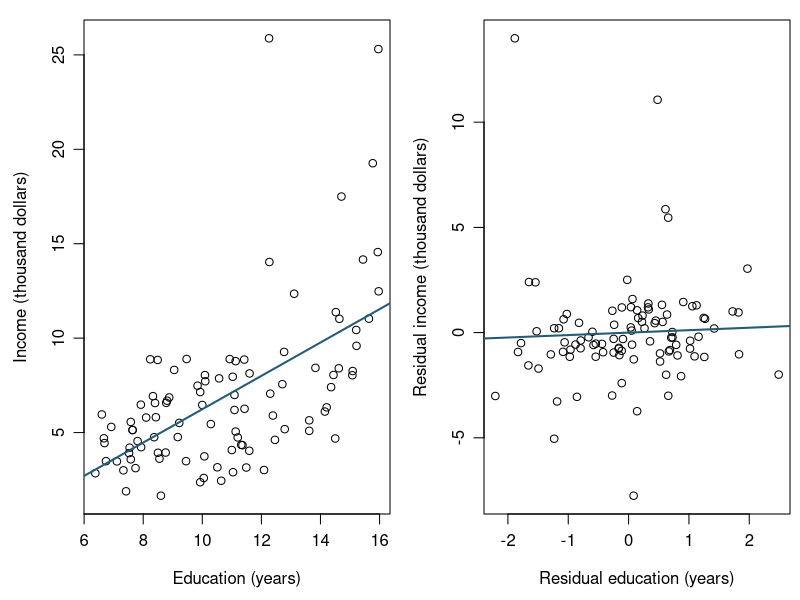
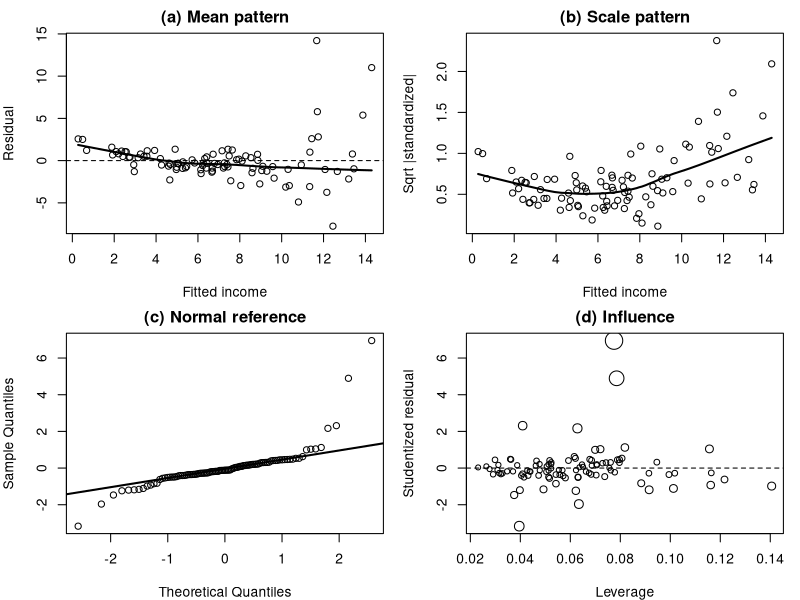
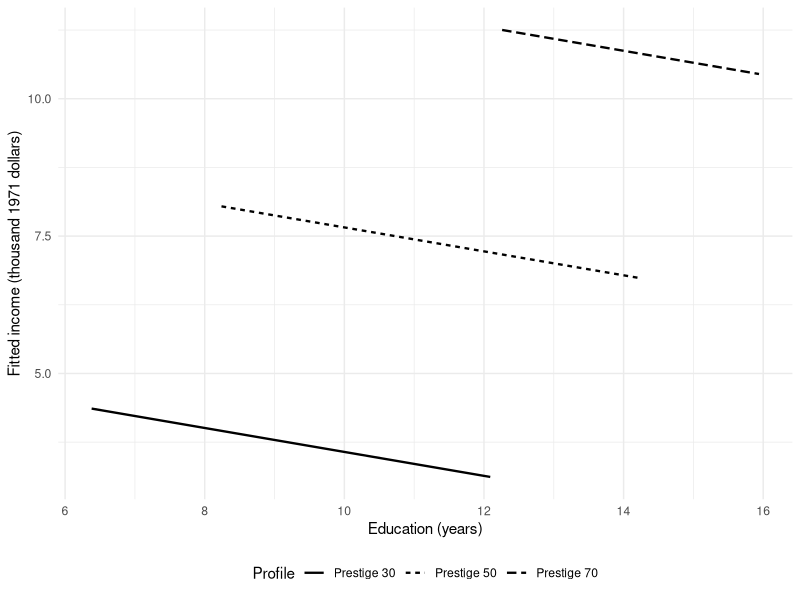
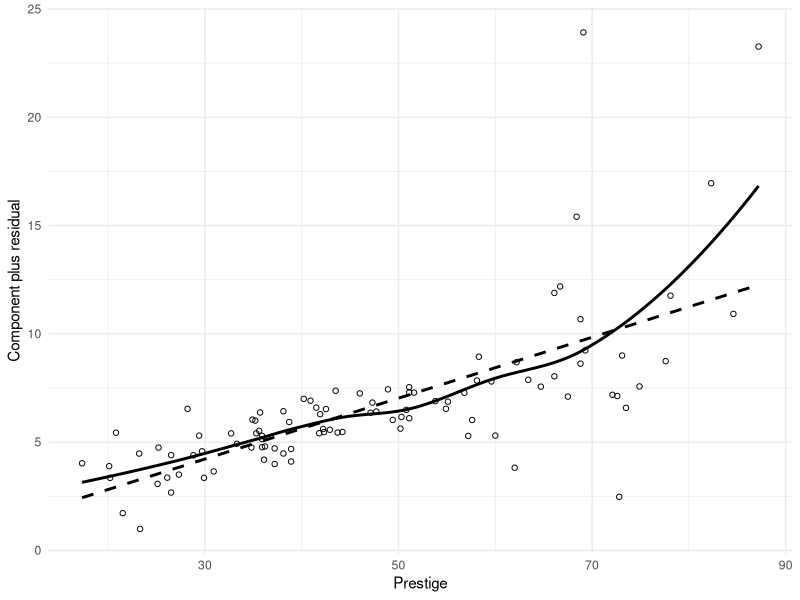
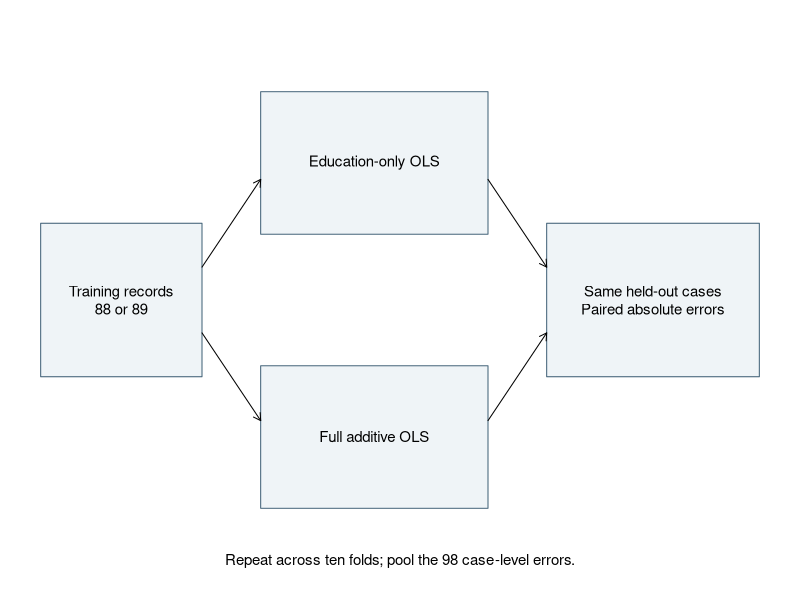
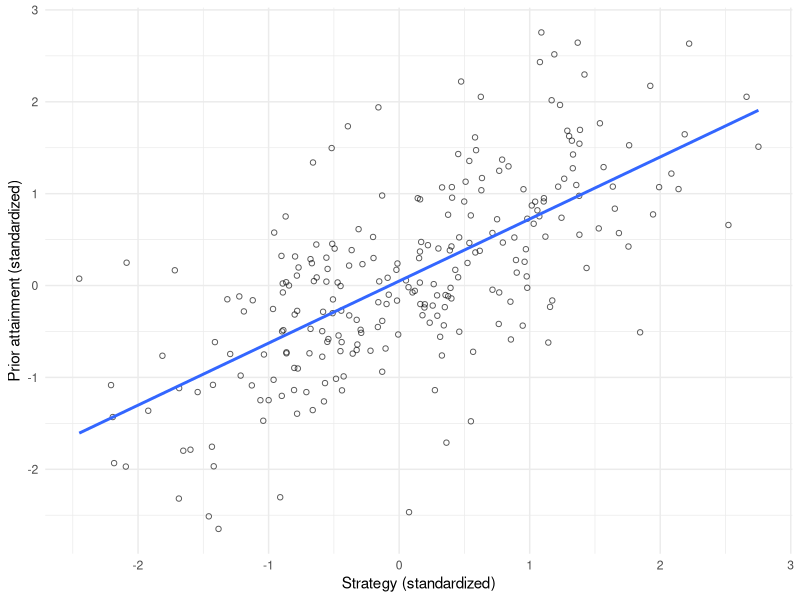
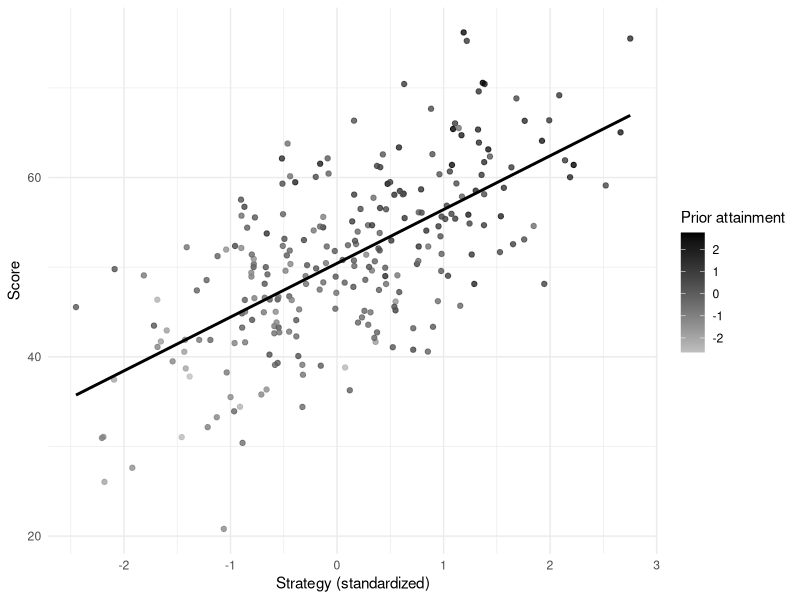
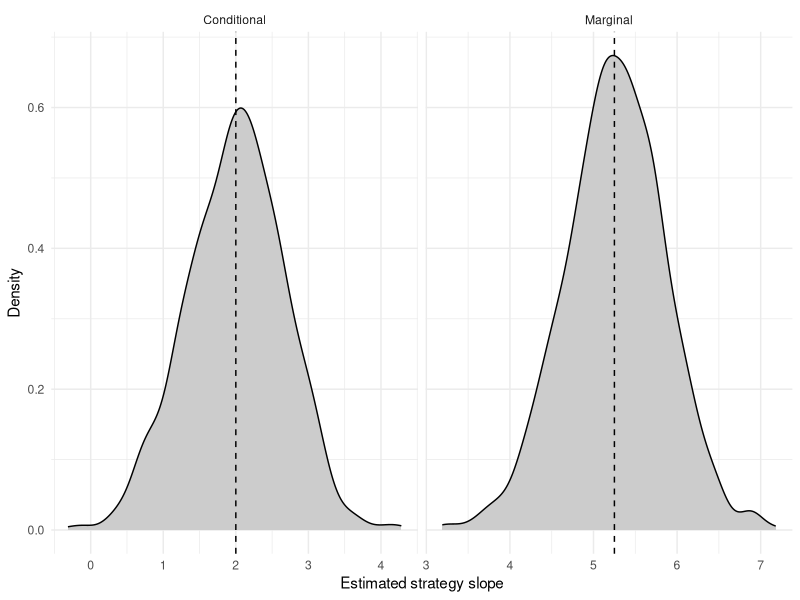

The R source for these figures, in order:
## ---- chunk 1
#| label: setup
#| include: false
knitr::opts_chunk$set(echo = FALSE, warning = FALSE, message = FALSE,
                      fig.pos = "H")
if (knitr::is_latex_output()) knitr::opts_chunk$set(dev = "cairo_pdf")
options(digits = 4, width = 68)
library(ggplot2)
theme_set(theme_minimal(base_size = 11))
all_occ <- carData::Prestige
all_occ$occupation <- rownames(all_occ)
all_occ$income_k <- all_occ$income / 1000
all_occ$type <- factor(all_occ$type, levels = c("bc", "prof", "wc"))
vars <- c("income_k", "education", "prestige", "women", "type")
d <- all_occ[complete.cases(all_occ[, vars]), ]
m0 <- lm(income_k ~ education, data = d)
m1 <- lm(income_k ~ education + prestige, data = d)
m2 <- lm(income_k ~ education + prestige + women + type, data = d)
profile <- data.frame(education = 11, prestige = 45, women = 50,
                      type = factor("wc", levels = levels(d$type)))
x_res <- residuals(lm(education ~ prestige + women + type, data = d))
y_res <- residuals(lm(income_k ~ prestige + women + type, data = d))
cv_compare <- function(data, fold) {
  pred <- matrix(NA_real_, nrow(data), 2)
  for (k in sort(unique(fold))) {
    train <- data[fold != k, ]
    test <- data[fold == k, ]
    stopifnot(length(unique(train$type)) == 3)
    fit0 <- lm(income_k ~ education, data = train)
    fit2 <- lm(income_k ~ education + prestige + women + type,
               data = train)
    stopifnot(fit0$rank == 2, fit2$rank == 6,
              nobs(fit0) == nrow(train), nobs(fit2) == nrow(train))
    pred[fold == k, 1] <- predict(fit0, newdata = test)
    pred[fold == k, 2] <- predict(fit2, newdata = test)
  }
  stopifnot(all(is.finite(pred)))
  error <- abs(pred - data$income_k)
  list(predictions = pred, absolute_errors = error,
       MAE = colMeans(error),
       difference = mean(error[, 2] - error[, 1]))
}
RNGkind("Mersenne-Twister", "Inversion", "Rejection")
set.seed(80806)
fold <- sample(rep(seq_len(10), length.out = nrow(d)))
cv <- cv_compare(d, fold)
stopifnot(nrow(d) == 98, df.residual(m2) == 92,
          abs(cv$difference + .8618922149) < 1e-8)
## ---- chunk 2
#| label: ch8-records
#| echo: true
all_occ <- carData::Prestige
all_occ$income_k <- all_occ$income / 1000
all_occ$type <- factor(all_occ$type, levels = c("bc", "prof", "wc"))
vars <- c("income_k", "education", "prestige", "women", "type")
d <- all_occ[complete.cases(all_occ[, vars]), ]
c(original = nrow(all_occ), retained = nrow(d))
table(d$type)
## ---- chunk 3
#| label: ch8-profile-support
#| echo: true
support_names <- c("radio.tv.announcers", "tellers.cashiers",
                   "receptionsts", "sales.supervisors")
support_rows <- d[support_names, c("education", "prestige", "women")]
support_weights <- c(0.245243736035, 0.230972611567,
                     0.226143656937, 0.297639995461)
d[support_names, "type"]
sum(support_weights)
c(education = weighted.mean(support_rows$education, support_weights),
  prestige = weighted.mean(support_rows$prestige, support_weights),
  women = weighted.mean(support_rows$women, support_weights))
## ---- chunk 4
#| label: tbl-ch8-profile-support
#| echo: false
#| tbl-cap: "Four observed white-collar records recover the declared profile."
support_display <- data.frame(
  Occupation = c("Radio/TV announcers", "Tellers/cashiers",
                 "Receptionists", "Sales supervisors"),
  support_rows, Weight = unname(support_weights), row.names = NULL
)
knitr::kable(support_display, digits = c(0, 2, 1, 2, 6))
## ---- chunk 5
#| label: ch8-fits
#| echo: true
m0 <- lm(income_k ~ education, data = d)
m1 <- lm(income_k ~ education + prestige, data = d)
m2 <- lm(income_k ~ education + prestige + women + type, data = d)
coef(m2)
## ---- chunk 6
#| label: ch8-partial
#| echo: true
r_E <- residuals(lm(education ~ prestige + women + type, data = d))
r_Y <- residuals(lm(income_k ~ prestige + women + type, data = d))
sum(r_E * r_Y) / sum(r_E^2)
cor(r_E, r_Y)
## ---- chunk 7
#| label: fig-ch8-partial
#| fig-pos: H
#| fig-cap: "Marginal and residualized income--education comparisons in the same 98 occupations."
#| fig-alt: "The marginal scatterplot has a positive fitted line. After linearly removing prestige, women, and type from both variables, the fitted line is nearly flat and substantial residual variation remains."
#| fig-width: 6.4
#| fig-height: 3.5
oldpar <- par(mfrow = c(1, 2), mar = c(4.3, 4.2, 1, .5), mgp = c(2.7, .8, 0))
plot(d$education, d$income_k, pch = 1, xlab = "Education (years)",
     ylab = "Income (thousand dollars)")
abline(m0, col = "#245C78", lwd = 2)
plot(r_E, r_Y, pch = 1, xlab = "Residual education (years)",
     ylab = "Residual income (thousand dollars)")
abline(a = 0, b = coef(m2)["education"], col = "#245C78", lwd = 2)
par(oldpar)
## ---- chunk 8
#| label: ch8-uncertainty
#| echo: true
confint(m2, "education")
hc3_covariance <- sandwich::vcovHC(m2, type = "HC3")
hc3_se <- sqrt(hc3_covariance["education", "education"])
coef(m2)["education"] + c(-1, 1) * qt(.975, 92) * hc3_se
## ---- chunk 9
#| label: ch8-diagnostics
#| echo: true
ch8_diag <- data.frame(
  occupation = rownames(d), fitted = fitted(m2),
  residual = residuals(m2), standardized = rstandard(m2),
  studentized = rstudent(m2), leverage = hatvalues(m2),
  cooks = cooks.distance(m2)
)
ch8_top <- order(ch8_diag$cooks, decreasing = TRUE)[1:5]
## ---- chunk 10
#| label: fig-ch8-diagnostics
#| echo: false
#| fig-cap: "Four complementary diagnostic views for the full additive model."
#| fig-alt: >
#|   Residual and scale plots show structure and changing spread.
#|   A normal quantile plot departs in the right tail. The final
#|   panel relates leverage and studentized residuals, with point
#|   sizes indicating Cook's distance.
#| fig-width: 6.7
#| fig-height: 6.2
local({
  old <- par(no.readonly = TRUE)
  on.exit(par(old))
  par(mfrow = c(2, 2), mar = c(4, 4, 2, 1))
  z <- ch8_diag
  plot(z$fitted, z$residual, pch = 1,
       xlab = "Fitted income", ylab = "Residual",
       main = "(a) Mean pattern")
  abline(h = 0, lty = 2)
  lines(lowess(z$fitted, z$residual), lwd = 2)
  plot(z$fitted, sqrt(abs(z$standardized)), pch = 1,
       xlab = "Fitted income", ylab = "Sqrt |standardized|",
       main = "(b) Scale pattern")
  lines(lowess(z$fitted, sqrt(abs(z$standardized))), lwd = 2)
  qqnorm(z$studentized, pch = 1, main = "(c) Normal reference")
  qqline(z$studentized, lwd = 2)
  plot(z$leverage, z$studentized, pch = 1,
       cex = .8 + 2 * sqrt(z$cooks / max(z$cooks)),
       xlab = "Leverage", ylab = "Studentized residual",
       main = "(d) Influence")
  abline(h = 0, lty = 2)
})
## ---- chunk 11
#| label: tbl-ch8-support
#| echo: false
#| tbl-cap: "Predictor ranges within each recorded occupation type."
ch8_ranges <- do.call(rbind, lapply(split(d, d$type), function(g) {
  data.frame(n = nrow(g),
    Education = sprintf("%.2f--%.2f",
                        min(g$education), max(g$education)),
    Prestige = sprintf("%.1f--%.1f",
                       min(g$prestige), max(g$prestige)),
    Women = sprintf("%.2f--%.2f", min(g$women), max(g$women)))
}))
knitr::kable(ch8_ranges)
## ---- chunk 12
#| label: ch8-grid
#| echo: true
ch8_grid <- data.frame()
for (p0 in c(30, 50, 70)) {
  nearby <- d[abs(d$prestige - p0) <= 7.5, ]
  one_grid <- data.frame(
    education = seq(min(nearby$education), max(nearby$education),
                    length.out = 40),
    prestige = p0, Profile = paste("Prestige", p0)
  )
  ch8_grid <- rbind(ch8_grid, one_grid)
}
ch8_grid$fit <- predict(m1, newdata = ch8_grid)
## ---- chunk 13
#| label: fig-ch8-grid
#| echo: false
#| fig-cap: "Neighborhood-restricted fitted profiles from the education-and-prestige model."
#| fig-alt: >
#|   Three gently decreasing parallel lines represent fitted income
#|   across education at prestige 30, 50, and 70. Their education
#|   ranges differ, reflecting the declared neighborhoods.
#| fig-width: 6.1
#| fig-height: 3.5
ggplot2::ggplot(ch8_grid,
  ggplot2::aes(education, fit, linetype = Profile)) +
  ggplot2::geom_line(linewidth = .8) +
  ggplot2::labs(x = "Education (years)",
    y = "Fitted income (thousand 1971 dollars)") +
  ggplot2::theme(legend.position = "bottom")
## ---- chunk 14
#| label: fig-ch8-partial-residual
#| echo: false
#| fig-cap: "The prestige component plus residual in the full additive model."
#| fig-alt: >
#|   A component-plus-residual scatterplot has a positive trend.
#|   A curved smooth bends upward at high prestige relative to the
#|   straight fitted component.
#| fig-width: 6.1
#| fig-height: 3.5
ch8_partial <- data.frame(
  prestige = d$prestige,
  component = residuals(m2) + coef(m2)["prestige"] * d$prestige
)
ggplot2::ggplot(ch8_partial, ggplot2::aes(prestige, component)) +
  ggplot2::geom_point(shape = 1) +
  ggplot2::geom_smooth(method = "lm", se = FALSE,
                      colour = "black", linetype = 2) +
  ggplot2::geom_smooth(method = "loess", se = FALSE,
                      colour = "black") +
  ggplot2::labs(x = "Prestige", y = "Component plus residual")
## ---- chunk 15
#| label: ch8-form-sensitivity
#| echo: true
ch8_curve <- update(m2, . ~ . + I(prestige^2))
anova(m2, ch8_curve)
c(full_education = unname(coef(m2)["education"]),
  curve_education = unname(coef(ch8_curve)["education"]))
## ---- chunk 16
#| label: ch8-influence-sensitivity
#| echo: true
ch8_without_top <- lm(
  income_k ~ education + prestige + women + type,
  data = d[-ch8_top[1], ]
)
c(full_education = unname(coef(m2)["education"]),
  omit_one_education = unname(coef(ch8_without_top)["education"]))
## ---- chunk 17
#| label: ch8-profile-predict-check
#| echo: true
profile <- data.frame(education = 11, prestige = 45, women = 50,
                     type = factor("wc", levels = levels(d$type)))
mean_check <- predict(m2, newdata = profile, interval = "confidence")
new_check <- predict(m2, newdata = profile, interval = "prediction")
mean_check
new_check
## ---- chunk 18
#| label: ch8-profile-covariance
#| echo: true
x_star <- c(1, 11, 45, 50, 0, 1)
V <- vcov(m2)
profile_fit <- sum(x_star * coef(m2))
profile_var <- drop(t(x_star) %*% V %*% x_star)
s2 <- sum(residuals(m2)^2) / df.residual(m2)
critical <- qt(.975, df.residual(m2))
profile_mean_ci <- profile_fit +
  c(-1, 1) * critical * sqrt(profile_var)
profile_new_pi <- profile_fit +
  c(-1, 1) * critical * sqrt(s2 + profile_var)
rbind(fitted_mean = profile_mean_ci, new_case = profile_new_pi)
## ---- chunk 19
#| label: ch8-standardization-first
#| echo: true
white_profiles <- d
white_profiles$type <- factor("wc", levels = levels(d$type))
white_predictions <- predict(m2, newdata = white_profiles)
mean(white_predictions)
## ---- chunk 20
#| label: ch8-standardization
#| echo: true
ch8_std <- data.frame(Type = levels(d$type), Estimate = NA_real_,
                      SE = NA_real_)
V <- vcov(m2)
for (j in seq_len(nrow(ch8_std))) {
  changed_profiles <- d
  changed_profiles$type <- factor(
    ch8_std$Type[j], levels = levels(d$type)
  )
  ch8_std$Estimate[j] <- mean(predict(m2, newdata = changed_profiles))
  X <- model.matrix(~ education + prestige + women + type,
                    data = changed_profiles)
  a <- colMeans(X)
  ch8_std$SE[j] <- sqrt(drop(t(a) %*% V %*% a))
}
critical <- qt(.975, df.residual(m2))
ch8_std$Lower <- ch8_std$Estimate - critical * ch8_std$SE
ch8_std$Upper <- ch8_std$Estimate + critical * ch8_std$SE
## ---- chunk 21
#| label: tbl-ch8-standardized
#| echo: false
#| tbl-cap: "Empirical-profile standardization under the full additive model."
knitr::kable(ch8_std, digits = 3, row.names = FALSE)
## ---- chunk 22
#| label: ch8-one-fold
#| echo: true
set.seed(80806)
fold <- sample(rep(seq_len(10), length.out = nrow(d)))
held_fold <- fold[1]
train <- d[fold != held_fold, ]
held <- d[fold == held_fold, ]
fold_simple <- lm(income_k ~ education, data = train)
fold_full <- lm(income_k ~ education + prestige + women + type,
                data = train)
table(train$type)
c(training = nrow(train), held_out = nrow(held),
  simple_rank = fold_simple$rank, full_rank = fold_full$rank)
first_case <- d[1, , drop = FALSE]
first_predictions <- c(
  Education = unname(predict(fold_simple, first_case)),
  Full = unname(predict(fold_full, first_case))
)
rbind(prediction = first_predictions,
      absolute_error = abs(first_predictions - first_case$income_k))
## ---- chunk 23
#| label: fig-ch8-folds
#| fig-cap: "Shared held-out cases let two fixed learning rules face the same prediction task."
#| fig-alt: "A training-record box branches to education-only OLS and full OLS. Both arrows lead to predictions for the same held-out records, then to paired absolute errors. The diagram is repeated over ten folds."
#| fig-width: 6.3
#| fig-height: 3.3
par(mar = c(.2, .2, .2, .2))
plot.new()
plot.window(xlim = c(0, 10), ylim = c(0, 5))
boxtext <- function(x1, y1, x2, y2, label, fill = "#EFF4F7") {
  rect(x1, y1, x2, y2, col = fill, border = "#426278")
  text((x1 + x2)/2, (y1 + y2)/2, label, cex = .9)
}
boxtext(.1, 1.8, 2.3, 3.2, "Training records\n88 or 89")
boxtext(3.1, 3.1, 6.2, 4.4, "Education-only OLS")
boxtext(3.1, .6, 6.2, 1.9, "Full additive OLS")
boxtext(7, 1.8, 9.9, 3.2, "Same held-out cases\nPaired absolute errors")
arrows(2.3, 2.8, 3.1, 3.6, length = .08)
arrows(2.3, 2.2, 3.1, 1.4, length = .08)
arrows(6.2, 3.6, 7, 2.8, length = .08)
arrows(6.2, 1.4, 7, 2.2, length = .08)
text(5, .12, "Repeat across ten folds; pool the 98 case-level errors.", cex = .9)
## ---- chunk 24
#| label: ch8c-prepare
#| echo: true
data("STAR", package = "AER")
star_vars <- c("stark", "readk", "lunchk", "gender",
               "ethnicity", "experiencek", "schoolidk")
star_k_recorded <- !is.na(STAR$stark)
star_later_recorded <- rowSums(!is.na(
  STAR[, c("star1", "star2", "star3")]
))
star_two_arm <- star_k_recorded &
  STAR$stark %in% c("regular", "small")
star_complete <- complete.cases(STAR[, star_vars])
star_df <- droplevels(STAR[star_two_arm & star_complete, star_vars])
star_df$stark <- relevel(star_df$stark, ref = "regular")
star_observed <- droplevels(STAR[
  star_two_arm & !is.na(STAR$readk),
  c("stark", "readk", "schoolidk")
])
star_observed$stark <- relevel(star_observed$stark, ref = "regular")
c(observed_reading = nrow(star_observed),
  complete_covariates = nrow(star_df))
## ---- chunk 25
#| label: tbl-ch8c-sample
#| echo: false
#| tbl-cap: "STAR eligibility and reading-analysis completeness."
knitr::kable(data.frame(
  Stage = c("Distributed records", "Kindergarten condition recorded",
    "Eligible small or regular", "Eligible, reading observed",
    "Complete primary records", "Primary regular", "Primary small",
    "Primary schools"),
  n = c(nrow(STAR), sum(star_k_recorded), sum(star_two_arm),
    nrow(star_observed), nrow(star_df),
    sum(star_df$stark == "regular"), sum(star_df$stark == "small"),
    nlevels(star_df$schoolidk))
), row.names = FALSE)
## ---- chunk 26
#| label: ch8c-missingness-checks
#| echo: true
star_covariates <- c("lunchk", "gender", "ethnicity", "experiencek")
star_reading_recorded <- star_k_recorded & !is.na(STAR$readk)
c(missing_covariates = sum(star_reading_recorded &
    !complete.cases(STAR[, star_covariates])),
  regular_missing_reading = sum(STAR$stark == "regular" &
    is.na(STAR$readk), na.rm = TRUE),
  small_missing_reading = sum(STAR$stark == "small" &
    is.na(STAR$readk), na.rm = TRUE))
## ---- chunk 27
#| label: ch8c-binary-means
#| echo: true
star_observed_unadjusted <- lm(readk ~ stark, data = star_observed)
star_arm_means <- tapply(star_observed$readk, star_observed$stark, mean)
star_observed_difference <- unname(
  star_arm_means["small"] - star_arm_means["regular"]
)
c(regular_mean = unname(star_arm_means["regular"]),
  small_mean = unname(star_arm_means["small"]),
  small_minus_regular = star_observed_difference,
  regression_difference = unname(
    coef(star_observed_unadjusted)["starksmall"]
  ))
## ---- chunk 28
#| label: ch8c-models
#| echo: true
star_unadjusted <- lm(readk ~ stark, data = star_df)
star_primary <- lm(
  readk ~ stark + lunchk + gender + ethnicity +
    experiencek + schoolidk,
  data = star_df
)
star_sensitivity <- lm(
  readk ~ stark + schoolidk, data = star_observed
)
c(unadjusted = nobs(star_unadjusted),
  adjusted = nobs(star_primary),
  observed_reading = nobs(star_sensitivity))
## ---- chunk 29
#| label: ch8c-cluster-results
#| echo: true
star_V <- sandwich::vcovCL(
  star_primary, cluster = star_df$schoolidk,
  type = "HC1", cadjust = TRUE
)
star_b <- unname(coef(star_primary)["starksmall"])
star_se <- sqrt(star_V["starksmall", "starksmall"])
star_G <- nlevels(star_df$schoolidk)
star_critical <- qt(.975, star_G - 1)
c(estimate = star_b, SE = star_se)
star_b + c(-1, 1) * star_critical * star_se
## ---- chunk 30
#| label: ch8c-format-results
#| echo: false
star_cluster_result <- function(fit, school) {
  V <- sandwich::vcovCL(fit, cluster = school,
                        type = "HC1", cadjust = TRUE)
  b <- unname(coef(fit)["starksmall"])
  se <- sqrt(V["starksmall", "starksmall"])
  G <- nlevels(droplevels(school))
  critical <- qt(.975, G - 1)
  data.frame(n = nobs(fit), G = G, Estimate = b, SE = se,
             Lower = b - critical * se,
             Upper = b + critical * se)
}
star_results <- rbind(
  star_cluster_result(star_observed_unadjusted,
                      star_observed$schoolidk),
  star_cluster_result(star_unadjusted, star_df$schoolidk),
  star_cluster_result(star_primary, star_df$schoolidk),
  star_cluster_result(star_sensitivity, star_observed$schoolidk)
)
## ---- chunk 31
#| label: tbl-ch8c-estimates
#| echo: false
#| tbl-cap: "Class-type comparisons and clustered intervals."
ch8c_display <- data.frame(
  Model = c("Observed: unadjusted", "Primary: unadjusted",
            "Primary: adjusted", "Observed: school-adjusted"),
  n = star_results$n, Estimate = star_results$Estimate,
  SE = star_results$SE,
  Interval = sprintf("[%.2f, %.2f]",
                      star_results$Lower, star_results$Upper)
)
knitr::kable(ch8c_display, digits = 3, row.names = FALSE)
## ---- chunk 32
#| label: ch8a-one-sample
#| echo: true
RNGkind("Mersenne-Twister", "Inversion", "Rejection")
set.seed(82108)
ch8a_n <- 250
ch8a_x <- rnorm(ch8a_n)
ch8a_z <- .65 * ch8a_x + sqrt(1 - .65^2) * rnorm(ch8a_n)
ch8a_y <- 50 + 2 * ch8a_x + 5 * ch8a_z +
  rnorm(ch8a_n, sd = 6)
ch8a_sim <- data.frame(
  strategy = ch8a_x, prior = ch8a_z, score = ch8a_y
)
ch8a_marginal <- lm(score ~ strategy, data = ch8a_sim)
ch8a_adjusted <- lm(score ~ strategy + prior, data = ch8a_sim)
c(marginal = unname(coef(ch8a_marginal)["strategy"]),
  conditional = unname(coef(ch8a_adjusted)["strategy"]))
## ---- chunk 33
#| label: fig-ch8a-predictors
#| fig-pos: H
#| echo: false
#| fig-cap: "Joint predictor support in one generated sample."
#| fig-alt: >
#|   A diagonal cloud shows positively related strategy and prior
#|   attainment. The central region has more nearby comparisons
#|   than the sparse corners.
#| fig-width: 6.1
#| fig-height: 3.5
ggplot2::ggplot(ch8a_sim, ggplot2::aes(strategy, prior)) +
  ggplot2::geom_point(shape = 1, alpha = .65) +
  ggplot2::geom_smooth(method = "lm", se = FALSE) +
  ggplot2::labs(x = "Strategy (standardized)",
                y = "Prior attainment (standardized)")
## ---- chunk 34
#| label: fig-ch8a-outcome
#| fig-pos: H
#| echo: false
#| fig-cap: "A marginal line does not hold prior attainment fixed."
#| fig-alt: >
#|   Score increases with strategy. Higher prior-attainment values,
#|   represented by darker points, tend to accompany higher scores
#|   and strategy. The black line is the marginal fitted relation.
#| fig-width: 6.1
#| fig-height: 3.5
ggplot2::ggplot(
  ch8a_sim, ggplot2::aes(strategy, score, colour = prior)
) +
  ggplot2::geom_point(alpha = .8) +
  ggplot2::geom_smooth(
    ggplot2::aes(group = 1), method = "lm", se = FALSE,
    colour = "black"
  ) +
  ggplot2::scale_colour_gradient(low = "grey75", high = "black") +
  ggplot2::labs(x = "Strategy (standardized)", y = "Score",
                colour = "Prior attainment")
## ---- chunk 35
#| label: ch8a-repetition
#| echo: true
set.seed(82109)
ch8a_one_rep <- function() {
  x <- rnorm(150)
  z <- .65 * x + sqrt(1 - .65^2) * rnorm(150)
  y <- 50 + 2 * x + 5 * z + rnorm(150, sd = 6)
  c(Marginal = unname(coef(lm(y ~ x))["x"]),
    Conditional = unname(coef(lm(y ~ x + z))["x"]))
}
ch8a_slopes <- t(replicate(1000, ch8a_one_rep()))
## ---- chunk 36
#| label: tbl-ch8a-repeated
#| echo: false
#| tbl-cap: "Targets and results across 1,000 generated samples."
knitr::kable(data.frame(
  Model = colnames(ch8a_slopes), Target = c(5.25, 2),
  Mean = colMeans(ch8a_slopes),
  SD = apply(ch8a_slopes, 2, sd), row.names = NULL
), digits = 3)
## ---- chunk 37
#| label: fig-ch8a-repeated
#| echo: false
#| fig-pos: H
#| fig-cap: "Sampling distributions around two different targets."
#| fig-alt: >
#|   Separate panels show marginal slopes centered near 5.25 and
#|   conditional slopes centered near 2. Dashed lines mark their
#|   respective population targets.
#| fig-width: 6.1
#| fig-height: 3.8
ch8a_long <- data.frame(
  Slope = c(ch8a_slopes[, 1], ch8a_slopes[, 2]),
  Model = rep(c("Marginal", "Conditional"), each = 1000)
)
ch8a_targets <- data.frame(
  Model = c("Marginal", "Conditional"), Target = c(5.25, 2)
)
ggplot2::ggplot(ch8a_long, ggplot2::aes(Slope)) +
  ggplot2::geom_density(fill = "grey80") +
  ggplot2::geom_vline(
    data = ch8a_targets, ggplot2::aes(xintercept = Target),
    linetype = 2
  ) +
  ggplot2::facet_wrap(~Model, scales = "free_x") +
  ggplot2::labs(x = "Estimated strategy slope", y = "Density")
## ---- chunk 38
#| label: ch8a-group-means
#| echo: true
stopifnot(nrow(d) == 98,
          identical(levels(d$type), c("bc", "prof", "wc")))
ch8a_groups <- data.frame(
  type = factor(c("bc", "prof", "wc"), levels = levels(d$type))
)
model.matrix(~type, data = ch8a_groups)
ch8a_group_fit <- lm(income_k ~ type, data = d)
cbind(ch8a_groups,
      observed = as.numeric(tapply(d$income_k, d$type, mean)),
      fitted = predict(ch8a_group_fit, ch8a_groups))
## ---- chunk 39
#| label: ch8a-relevel
#| echo: true
ch8a_relevelled <- d
ch8a_relevelled$type <- relevel(d$type, ref = "wc")
ch8a_ref_fit <- lm(
  income_k ~ education + prestige + women + type,
  data = ch8a_relevelled
)
max(abs(fitted(m2) - fitted(ch8a_ref_fit)))
## ---- chunk 40
#| label: ch8a-contrast
#| echo: true
ch8a_c <- c(0, 0, 0, 0, 1, -1)
ch8a_V <- vcov(m2)
ch8a_est <- sum(ch8a_c * coef(m2))
ch8a_var <- drop(ch8a_c %*% ch8a_V %*% ch8a_c)
ch8a_se <- sqrt(ch8a_var)
c(estimate = ch8a_est, variance = ch8a_var, SE = ch8a_se)
## ---- chunk 41
#| label: ch8a-anova-equivalence
#| echo: true
ch8a_null <- lm(income_k ~ 1, data = d)
ch8a_nested <- anova(ch8a_null, ch8a_group_fit)
ch8a_aov <- aov(income_k ~ type, data = d)
c(max_fitted_difference = max(abs(
    fitted(ch8a_group_fit) - fitted(ch8a_aov))),
  regression_F = ch8a_nested$F[2],
  anova_F = summary(ch8a_aov)[[1]][["F value"]][1])
## ---- chunk 42
#| label: ch8a-adjusted-blocks
#| echo: true
ch8a_no_type <- lm(
  income_k ~ education + prestige + women, data = d
)
ch8a_women_type <- anova(m1, m2)
ch8a_type <- anova(ch8a_no_type, m2)
## ---- chunk 43
#| label: tbl-ch8a-blocks
#| echo: false
#| tbl-cap: "Two declared adjusted block comparisons."
knitr::kable(data.frame(
  Added = c("Women and type", "Type after women"),
  df = c(3, 2), F = c(ch8a_women_type$F[2], ch8a_type$F[2]),
  p = c(format.pval(ch8a_women_type[["Pr(>F)"]][2],
                   digits = 3, eps = .001),
        format.pval(ch8a_type[["Pr(>F)"]][2], digits = 3))
), digits = 3, row.names = FALSE)
## ---- chunk 44
#| label: ch8a-matrix
#| echo: true
ch8a_X <- model.matrix(m2)
ch8a_beta <- solve(crossprod(ch8a_X),
                  crossprod(ch8a_X, d$income_k))
c(columns = ncol(ch8a_X), rank = qr(ch8a_X)$rank,
  max_coefficient_difference = max(abs(ch8a_beta - coef(m2))),
  max_normal_equation_error = max(abs(
    crossprod(ch8a_X, residuals(m2)))))
## ---- chunk 45
#| label: ch8a-residualization
#| echo: true
ch8a_re <- residuals(lm(
  education ~ prestige + women + type, data = d
))
ch8a_ry <- residuals(lm(
  income_k ~ prestige + women + type, data = d
))
c(partial_slope = drop(
    crossprod(ch8a_re, ch8a_ry) / crossprod(ch8a_re)),
  partial_correlation = cor(ch8a_re, ch8a_ry))
## ---- chunk 46
#| label: ch8b-cv-function
#| echo: true
cv_compare <- function(data, fold) {
  stopifnot(length(fold) == nrow(data), !anyNA(fold),
            identical(levels(data$type), c("bc", "prof", "wc")))
  vars <- c("income_k", "education", "prestige", "women", "type")
  stopifnot(all(complete.cases(data[, vars])))
  pred <- matrix(NA_real_, nrow(data), 2,
                 dimnames = list(NULL, c("Education-only", "Full")))
  for (k in sort(unique(fold))) {
    train <- data[fold != k, ]
    test <- data[fold == k, ]
    stopifnot(all(table(train$type) > 0))
    simple <- lm(income_k ~ education, data = train)
    full <- lm(income_k ~ education + prestige + women + type,
               data = train)
    stopifnot(simple$rank == 2, full$rank == 6,
              nobs(simple) == nrow(train),
              nobs(full) == nrow(train))
    pred[fold == k, 1] <- predict(simple, newdata = test)
    pred[fold == k, 2] <- predict(full, newdata = test)
  }
  stopifnot(all(is.finite(pred)))
  errors <- abs(pred - data$income_k)
  mae <- colMeans(errors)
  list(predictions = pred, absolute_errors = errors, MAE = mae,
       difference = unname(mae[2] - mae[1]))
}
## ---- chunk 47
#| label: ch8b-cv-run
#| echo: true
RNGkind("Mersenne-Twister", "Inversion", "Rejection")
set.seed(80806)
ch8b_fold <- sample(rep(seq_len(10), length.out = nrow(d)))
ch8b_primary <- cv_compare(d, ch8b_fold)
ch8b_primary$MAE
ch8b_primary$difference
## ---- chunk 48
#| label: ch8b-repeat-cv
#| echo: true
set.seed(80807)
ch8b_resplits <- t(replicate(200, {
  f <- sample(rep(seq_len(10), length.out = nrow(d)))
  ans <- cv_compare(d, f)
  c(Education = ans$MAE[1], Full = ans$MAE[2],
    Difference = ans$difference)
}))
## ---- chunk 49
#| label: tbl-ch8b-resplits
#| echo: false
#| tbl-cap: "Fold-allocation sensitivity, not confidence limits."
knitr::kable(data.frame(
  Quantity = c("Education-only MAE", "Full MAE", "Full minus simple"),
  Mean = colMeans(ch8b_resplits),
  Minimum = apply(ch8b_resplits, 2, min),
  Maximum = apply(ch8b_resplits, 2, max), row.names = NULL
), digits = 3)
## ---- chunk 50
#| label: tbl-ch8b-influence
#| echo: false
#| tbl-cap: "The five largest Cook's distances in the full fit."
knitr::kable(ch8_diag[ch8_top,
  c("occupation", "residual", "leverage", "cooks")],
  digits = 3, row.names = FALSE)
## ---- chunk 51
#| label: tbl-ch8b-deletion-coefficients
#| echo: false
#| tbl-cap: "Coefficient sensitivity to the most influential record."
knitr::kable(data.frame(
  Term = names(coef(m2)), Full = coef(m2),
  Omit_one = coef(ch8_without_top),
  Difference = coef(ch8_without_top) - coef(m2), row.names = NULL
), digits = 3, row.names = FALSE)
## ---- chunk 52
#| label: ch8b-hc3
#| echo: true
ch8b_Vhc3 <- sandwich::vcovHC(m2, type = "HC3")
ch8b_X <- model.matrix(m2)
ch8b_inverse <- solve(crossprod(ch8b_X))
ch8b_adjusted_e <- residuals(m2) / (1 - hatvalues(m2))
ch8b_manual <- ch8b_inverse %*%
  crossprod(ch8b_X * ch8b_adjusted_e) %*% ch8b_inverse
max(abs(ch8b_manual - ch8b_Vhc3))
## ---- chunk 53
#| label: tbl-ch8b-hc3
#| echo: false
#| tbl-cap: "Coefficient estimates and two covariance summaries."
knitr::kable(data.frame(
  Term = names(coef(m2)), Estimate = coef(m2),
  Classical_SE = sqrt(diag(vcov(m2))),
  HC3_SE = sqrt(diag(ch8b_Vhc3)), row.names = NULL
), digits = 3, row.names = FALSE)
## ---- chunk 54
#| label: ch8b-vif
#| echo: true
ch8b_aux <- lm(education ~ prestige + women + type, data = d)
ch8b_r2 <- summary(ch8b_aux)$r.squared
c(auxiliary_R2 = ch8b_r2, VIF = 1 / (1 - ch8b_r2),
  SE_multiplier = sqrt(1 / (1 - ch8b_r2)))
car::vif(m2)
## ---- chunk 55
#| label: ch8b-outcome-scale
#| echo: true
ch8b_log <- lm(
  log(income) ~ education + prestige + women + type, data = d
)
100 * (exp(coef(ch8b_log)[c("education", "prestige", "women")]) - 1)
## ---- chunk 56
#| label: tbl-ch8b-log-sensitivity
#| echo: false
#| tbl-cap: "Log-model contrasts on a geometric-mean percent scale."
ch8b_terms <- c("education", "prestige", "women")
ch8b_log_ci <- confint(ch8b_log)[ch8b_terms, ]
knitr::kable(data.frame(
  Term = ch8b_terms, Log_coefficient = coef(ch8b_log)[ch8b_terms],
  Percent = 100 * (exp(coef(ch8b_log)[ch8b_terms]) - 1),
  Lower = 100 * (exp(ch8b_log_ci[, 1]) - 1),
  Upper = 100 * (exp(ch8b_log_ci[, 2]) - 1), row.names = NULL
), digits = 3, row.names = FALSE)
## ---- chunk 57
#| label: tbl-ch8b-criteria
#| echo: false
#| tbl-cap: "In-sample summaries for comparable income models."
ch8b_criteria <- do.call(rbind, lapply(
  list(m0 = m0, m1 = m1, m2 = m2), function(fit) {
    data.frame(n = nobs(fit), k = attr(logLik(fit), "df"),
      R2 = summary(fit)$r.squared,
      Adjusted_R2 = summary(fit)$adj.r.squared,
      AIC = AIC(fit), BIC = BIC(fit))
  }
))
knitr::kable(ch8b_criteria, digits = 3)
